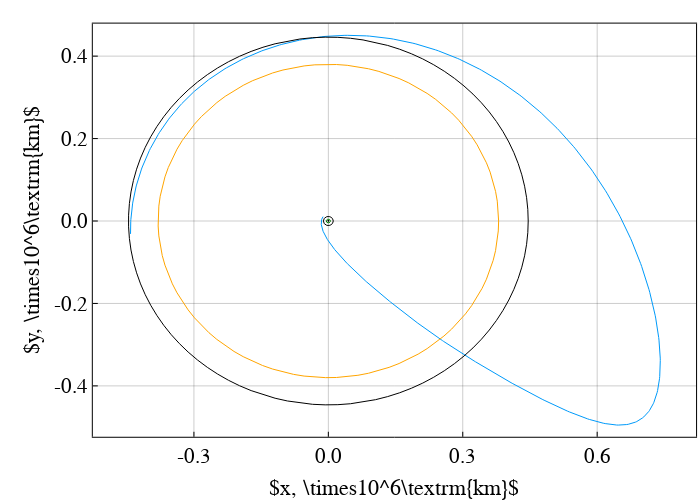

The code cell stored with this chart in its notebook:
### Code cell
svf = [x_lpo, y_lpo, z_lpo, vx_lpo, vy_lpo, vz_lpo, 1.0]
tspan = [0, -tof]
params = [
    param3b.mu2, param3b.mus, param3b.as, pi - θsf, param3b.oml, param3b.omb, 
    1.0, 0.0, 0.0, 
    paramMulti.mdot, paramMulti.tmax, dir_func, param3b.tstar
]
prob = ODEProblem(SailorMoon.rhs_bcr4bp_sb1frame2_thrust_bal!, svf, tspan, params)
sol = solve(prob, Tsit5(); reltol=1e-12, abstol=1e-12)


pcart_ = plot(
    size=(700,500), frame_style=:box, aspect_ratio=:equal, grid=0.4, legend=false, 
    xlabel=L"x, \times10^6\textrm{km}", 
#     ylabel = "test",
    ylabel=L"y, \times10^6\textrm{km}",
    colorbar_titlefontsize=fs,
    fontsize=fs, xlabelfontsize=fs, ylabelfontsize=fs, xtickfontsize=fs-1, ytickfontsize=fs-1, legendfontsize=fs-1
);

plot!(pcart_, (sol[1,:] .- param3b.as) .* param3b.lstar , sol[2,:].*param3b.lstar)

plot!(pcart_, earth[1,:], earth[2,:], c=:green, lw=1.0, label="earth")
plot!(pcart_, earth_ub[1,:], earth_ub[2,:], c=:black, lw=1.0, label="earth")
plot!(pcart_, earth_lb[1,:], earth_lb[2,:], c=:black, lw=1.0, label="earth")
plot!(pcart_, moon[1,:], moon[2,:], c=:orange, lw=1.0, label="moon")
plot!(pcart_, moon_soi_outer[1,:], moon_soi_outer[2,:], c=:black, lw=1.0, label="moon_soi_outer",
    xaxis=(formatter=x->string(round(x / 10^6; digits=2))),
    yaxis=(formatter=y->string(round(y / 10^6; digits=1))),
)

# savefig("ini_guess.png")
